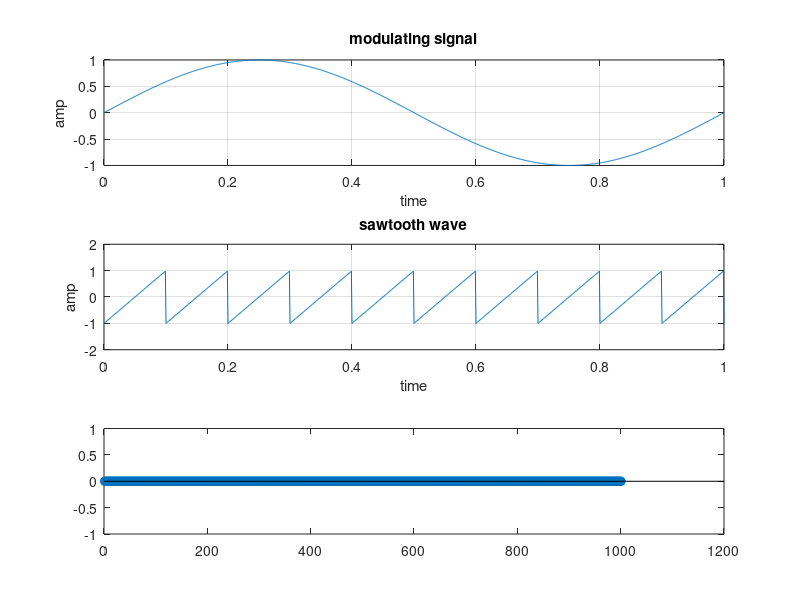

The MATLAB source for this figure:
clc;
clf;
%amp=input('enter amplitude');
t=0:0.001:1;
wid=0.5;
x=sin(2*pi*t);% modulating wave
subplot(3,1,1);
plot(t,x);
axis([0,1,-1,1]);
xlabel('time');
ylabel('amp');
grid on;
title('modulating signal');
s=sawtooth(2*pi*t*10);
subplot(3,1,2);
plot(t,s);
axis([0,1,-2,2]);
xlabel('time');
ylabel('amp');
grid on;
title('sawtooth wave');
l=length(s);
for i=1:l
    if ((x(i)==s(i))&(s(i)==0))
        for j=1:(wid+i)
        ppm(j)=1;
        j = j + 0.1;
        end
       else
        ppm(i)=0;
    end
end
subplot(3,1,3);
stem(ppm);

